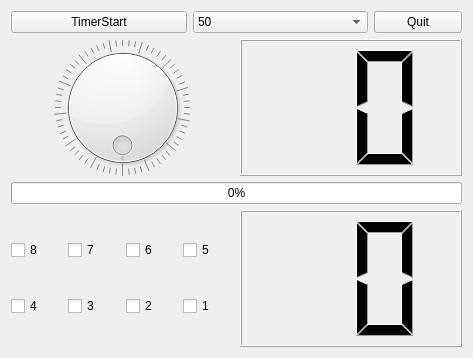
<?xml version="1.0" encoding="UTF-8"?>
<ui version="4.0">
 <class>Tab1DevControl</class>
 <widget class="QWidget" name="Tab1DevControl">
  <property name="geometry">
   <rect>
    <x>0</x>
    <y>0</y>
    <width>473</width>
    <height>358</height>
   </rect>
  </property>
  <property name="windowTitle">
   <string>Form</string>
  </property>
  <layout class="QVBoxLayout" name="verticalLayout" stretch="1,4,1,4">
   <item>
    <layout class="QHBoxLayout" name="horizontalLayout" stretch="2,2,1">
     <item>
      <widget class="QPushButton" name="pPBtimerStart">
       <property name="text">
        <string>TimerStart</string>
       </property>
       <property name="checkable">
        <bool>true</bool>
       </property>
       <property name="checked">
        <bool>false</bool>
       </property>
      </widget>
     </item>
     <item>
      <widget class="QComboBox" name="pCBtimerValue">
       <item>
        <property name="text">
         <string>50</string>
        </property>
       </item>
       <item>
        <property name="text">
         <string>100</string>
        </property>
       </item>
       <item>
        <property name="text">
         <string>500</string>
        </property>
       </item>
       <item>
        <property name="text">
         <string>1000</string>
        </property>
       </item>
       <item>
        <property name="text">
         <string>2000</string>
        </property>
       </item>
      </widget>
     </item>
     <item>
      <widget class="QPushButton" name="pPBQuit">
       <property name="text">
        <string>Quit</string>
       </property>
      </widget>
     </item>
    </layout>
   </item>
   <item>
    <layout class="QHBoxLayout" name="horizontalLayout_2">
     <item>
      <widget class="QDial" name="pDialLed">
       <property name="maximum">
        <number>255</number>
       </property>
       <property name="value">
        <number>0</number>
       </property>
       <property name="wrapping">
        <bool>true</bool>
       </property>
       <property name="notchesVisible">
        <bool>true</bool>
       </property>
      </widget>
     </item>
     <item>
      <widget class="QLCDNumber" name="pLcdNumberLed">
       <property name="digitCount">
        <number>2</number>
       </property>
       <property name="mode">
        <enum>QLCDNumber::Hex</enum>
       </property>
       <property name="segmentStyle">
        <enum>QLCDNumber::Filled</enum>
       </property>
      </widget>
     </item>
    </layout>
   </item>
   <item>
    <layout class="QHBoxLayout" name="horizontalLayout_3">
     <item>
      <widget class="QProgressBar" name="pProgressBarLed">
       <property name="maximum">
        <number>255</number>
       </property>
       <property name="value">
        <number>0</number>
       </property>
      </widget>
     </item>
    </layout>
   </item>
   <item>
    <layout class="QHBoxLayout" name="horizontalLayout_4" stretch="1,1">
     <item>
      <layout class="QGridLayout" name="gridLayout">
       <item row="0" column="2">
        <widget class="QCheckBox" name="pCBkey6">
         <property name="text">
          <string>6</string>
         </property>
        </widget>
       </item>
       <item row="0" column="0">
        <widget class="QCheckBox" name="pCBkey8">
         <property name="text">
          <string>8</string>
         </property>
        </widget>
       </item>
       <item row="1" column="2">
        <widget class="QCheckBox" name="pCBkey2">
         <property name="text">
          <string>2</string>
         </property>
        </widget>
       </item>
       <item row="1" column="1">
        <widget class="QCheckBox" name="pCBkey3">
         <property name="text">
          <string>3</string>
         </property>
        </widget>
       </item>
       <item row="0" column="1">
        <widget class="QCheckBox" name="pCBkey7">
         <property name="text">
          <string>7</string>
         </property>
        </widget>
       </item>
       <item row="1" column="0">
        <widget class="QCheckBox" name="pCBkey4">
         <property name="text">
          <string>4</string>
         </property>
        </widget>
       </item>
       <item row="0" column="3">
        <widget class="QCheckBox" name="pCBkey5">
         <property name="text">
          <string>5</string>
         </property>
        </widget>
       </item>
       <item row="1" column="3">
        <widget class="QCheckBox" name="pCBkey1">
         <property name="text">
          <string>1</string>
         </property>
        </widget>
       </item>
      </layout>
     </item>
     <item>
      <layout class="QHBoxLayout" name="horizontalLayout_5">
       <item>
        <widget class="QLCDNumber" name="pLcdNumberKey">
         <property name="digitCount">
          <number>2</number>
         </property>
         <property name="mode">
          <enum>QLCDNumber::Hex</enum>
         </property>
         <property name="segmentStyle">
          <enum>QLCDNumber::Filled</enum>
         </property>
        </widget>
       </item>
      </layout>
     </item>
    </layout>
   </item>
  </layout>
 </widget>
 <resources/>
 <connections>
  <connection>
   <sender>pDialLed</sender>
   <signal>valueChanged(int)</signal>
   <receiver>pProgressBarLed</receiver>
   <slot>setValue(int)</slot>
   <hints>
    <hint type="sourcelabel">
     <x>191</x>
     <y>157</y>
    </hint>
    <hint type="destinationlabel">
     <x>375</x>
     <y>282</y>
    </hint>
   </hints>
  </connection>
 </connections>
</ui>
